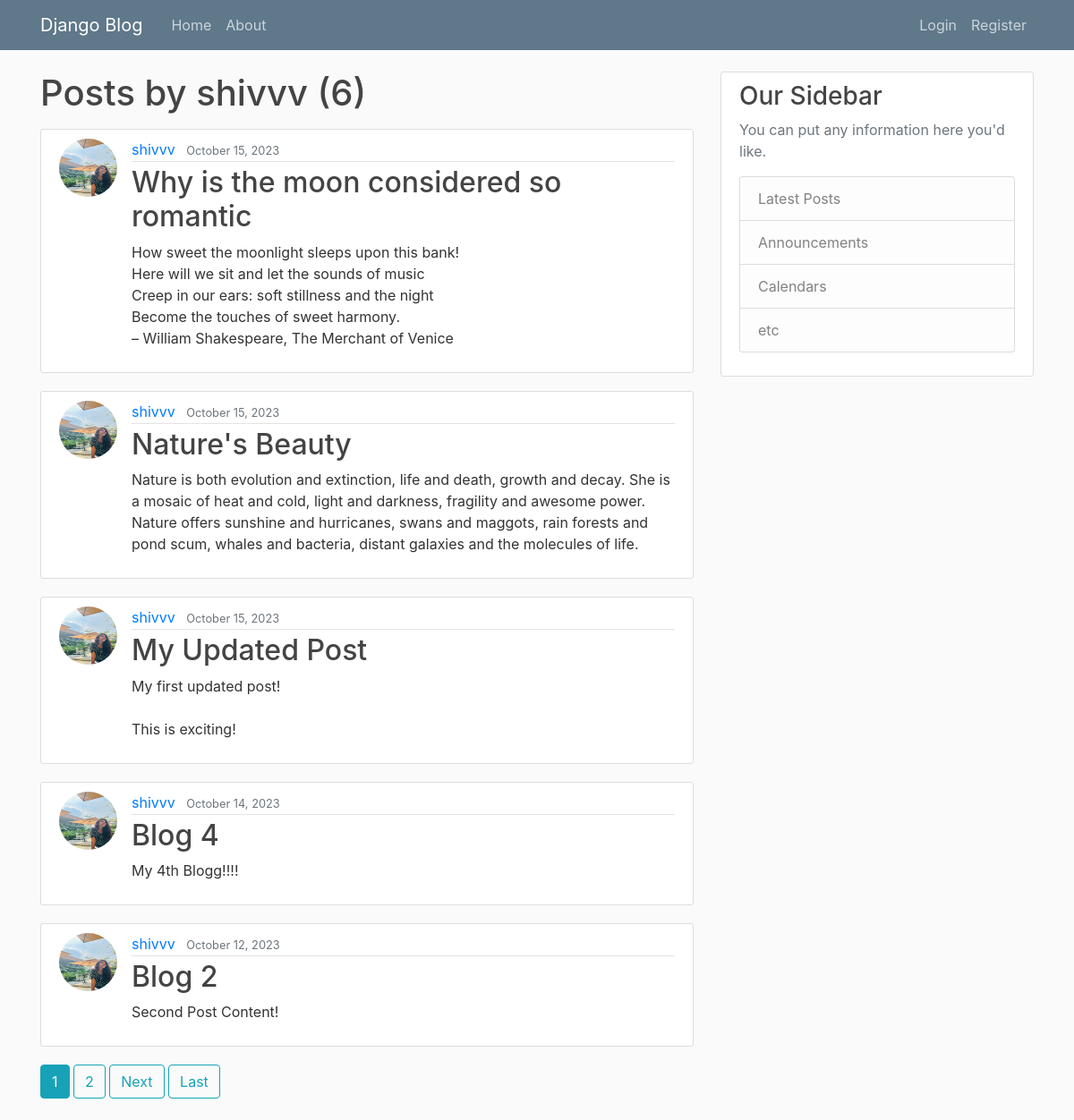
The page /user/shivvv on the database its author committed.
### blog/models.py (models this page shows, shortened)
class Post(models.Model):
    title=models.CharField(max_length=100)
    content=models.TextField()
    date_posted=models.DateTimeField(default=timezone.now)
    author=models.ForeignKey(User,on_delete=models.CASCADE)

### users/models.py (models this page shows, shortened)
class Profile(models.Model):
    user=models.OneToOneField(User,on_delete=models.CASCADE)
    image=models.ImageField(default='default.jpg',upload_to='profile_pics')

### blog/views.py (the view)
# urls.py: path('user/<str:username>', UserPostListView.as_view(),name='user-posts'),
class UserPostListView(ListView):
    model=Post
    template_name='blog/User_posts.html'  #<app>/<model>_<viewtype>.html
    context_object_name='posts'
    ordering=['-date_posted']
    paginate_by=5
    def get_queryset(self):
        user=get_object_or_404(User,username=self.kwargs.get('username'))
        return Post.objects.filter(author=user).order_by('-date_posted')

### blog/templates/blog/user_posts.html (shortened to what this page needs)
{% extends "blog/base.html" %}
{% block content %}
    <h1 class="mb-3">Posts by {{ view.kwargs.username }} ({{page_obj.paginator.count }})</h1>
    {% for post in posts %}
    <article class="media content-section">
        <img class="rounded-circle article-img" src="{{ post.author.profile.image.url }}" >
        <div class="media-body">
          <div class="article-metadata">
            <a class="mr-2" href="{% url 'user-posts' post.author.username %}">{{ post.author }}</a>
            <small class="text-muted">{{ post.date_posted|date:"F d, Y" }}</small>
          </div>
          <h2><a class="article-title" href="{% url 'post-detail' post.id %}">{{ post.title }}</a></h2>
          <p class="article-content">{{ post.content }}</p>
        </div>
      </article>
    {% endfor %}
    {% if is_paginated %}
      {% for num in page_obj.paginator.page_range %}
        {% if page_obj.number == num %}
          <a class="btn btn-info mb-4" href="?page={{ num}}">{{ num }}</a>
        {% elif num > page_obj.number|add:'-3' and num < page_obj.number|add:'3' %}
          <a class="btn btn-outline-info mb-4" href="?page={{ num}}">{{ num }}</a>
        {% endif %}
      {% endfor %}
      {% if page_obj.has_next %}
        <a class="btn btn-outline-info mb-4" href="?page={{ page_obj.next_page_number }}">Next</a>
        <a class="btn btn-outline-info mb-4" href="?page={{ page_obj.paginator.num_pages }}">Last</a>
      {% endif %}
    {% endif %}
{% endblock content %}

### blog/static/blog/main.css (style rules this page uses)
body { background: #fafafa; color: #333333; margin-top: 5rem; }
h1, h2, h3, h4, h5, h6 { color: #444444; }
.content-section { background: #ffffff; padding: 10px 20px; border: 1px solid #dddddd; border-radius: 3px; margin-bottom: 20px; }
.article-title { color: #444444; }
.article-content { white-space: pre-line; }
.article-img { height: 65px; width: 65px; margin-right: 16px; }
.article-metadata { padding-bottom: 1px; margin-bottom: 4px; border-bottom: 1px solid #e3e3e3 }

### rows shown on the page
Post: author.profile.image (picture), author "shivvv", date_posted "October 15, 2023", title "Why is the moon considered so romantic", content "How sweet the moonlight sleeps upon this bank! Here will we sit and let the sounds of music Creep in our ears: soft stillness and the night Become the touches of sweet harmony. – William Shakespeare, The Merchant of Venice"
Post: author.profile.image (picture), author "shivvv", date_posted "October 15, 2023", title "Nature's Beauty", content "Nature is both evolution and extinction, life and death, growth and decay. She is a mosaic of heat and cold, light and darkness, fragility and awesome power. Nature offers sunshine and hurricanes, swans and maggots, rain forests and pond scum, whales and bacteria, distant galaxies and the molecules of life."
Post: author.profile.image (picture), author "shivvv", date_posted "October 15, 2023", title "My Updated Post", content "My first updated post! This is exciting!"
Post: author.profile.image (picture), author "shivvv", date_posted "October 14, 2023", title "Blog 4", content "My 4th Blogg!!!!"
Post: author.profile.image (picture), author "shivvv", date_posted "October 12, 2023", title "Blog 2", content "Second Post Content!"

### other values the page prints
{{ view.kwargs.username }} "shivvv"
{{ page_obj.paginator.count }} "6"
{{ num }} "1"
{{ num }} "2"
